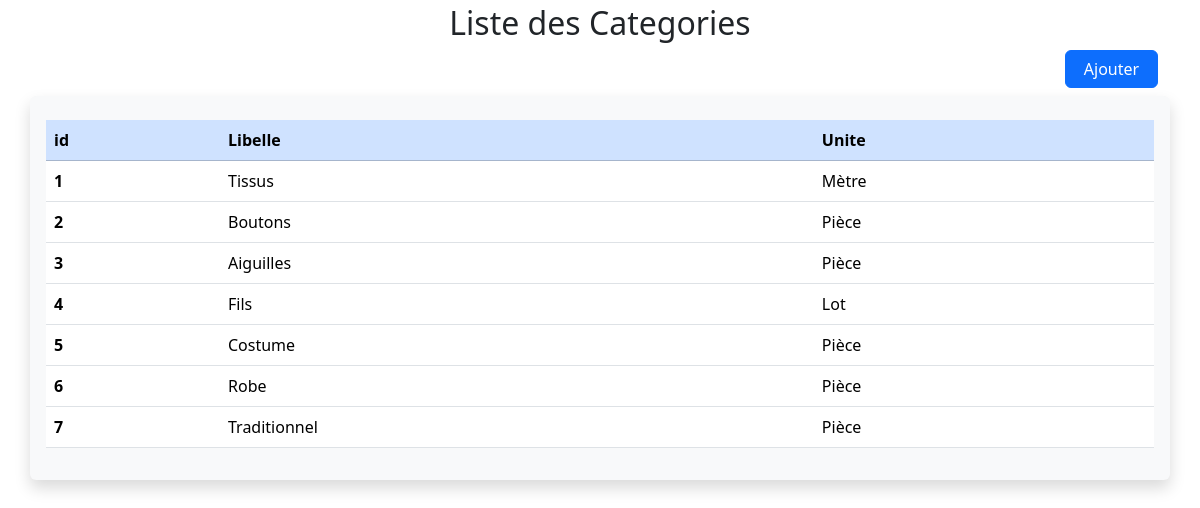
/views/Categorie/liste.categorie.html.php, run on the app's committed database.
### tables this page shows
CREATE TABLE categorie (
    idc INT PRIMARY KEY AUTO_INCREMENT,
    libellec VARCHAR(50),
    idu INT,
    FOREIGN KEY (idu) REFERENCES unite(idu)
);

CREATE TABLE unite (
    idu INT PRIMARY KEY AUTO_INCREMENT,
    libelleu VARCHAR(50)
);

### Model/Categorie.php (called while the page is built, shortened)
<?php
class Categorie{
    public function findAll(){
        $mysqlClient = new PDO(
           'mysql:host=localhost;dbname=gest_apro;charset=utf8',
           'root',
           ''
   );
       $result=$mysqlClient->query(self::SQL_SELECT_ALL);
           $categories = $result->fetchAll(PDO::FETCH_CLASS,"Categorie");
           return $categories;
       }
}

### views/Categorie/liste.categorie.html.php (the view, shortened to what this page needs)
<?php
require_once("Model/Categorie.php");
$categorie=new Categorie();
$categories=$categorie-> findAll();
?>
<!doctype html>
<html lang="en">
    <head>
        <link
            href="https://cdn.jsdelivr.net/npm/bootstrap@5.3.2/dist/css/bootstrap.min.css"
            rel="stylesheet"
        />
    </head>
    <body>
        <main>
            <h2 class="text-center mt-1">Liste des Categories</h2>
        <div class="container d-flex justify-content-end mb-2">
          <button type="button" class="btn btn-primary col-1 "data-bs-toggle="modal" data-bs-target="#exampleModal" data-bs-whatever="@getbootstrap">Ajouter</button>
        </div>
        <div class="container shadow p-3 mb-5 bg-body-tertiary rounded">
            <table class="table  mt-2">
                <thead class="table-primary ">
                  <tr>
                    <th scope="col">id</th>
                    <th scope="col">Libelle</th>
                    <th scope="col">Unite</th>
                  </tr>
                </thead>
                <?php foreach ($categories as $categorie): ?>
                <tbody>
                  <tr>
                    <th scope="row"><?=$categorie->idc?></th>
                    <td><?=$categorie->libellec?></td>
                    <td><?=$categorie->libelleu?></td>
                  </tr>
                </tbody>
                <?php endforeach?>
            </table>
        </div>
        </main>
    </body>
</html>

### data on the page
categorie: idc "1", libellec "Tissus", idu.libelleu "Mètre"
categorie: idc "2", libellec "Boutons", idu.libelleu "Pièce"
categorie: idc "3", libellec "Aiguilles", idu.libelleu "Pièce"
categorie: idc "4", libellec "Fils", idu.libelleu "Lot"
categorie: idc "5", libellec "Costume", idu.libelleu "Pièce"
categorie: idc "6", libellec "Robe", idu.libelleu "Pièce"
categorie: idc "7", libellec "Traditionnel", idu.libelleu "Pièce"
